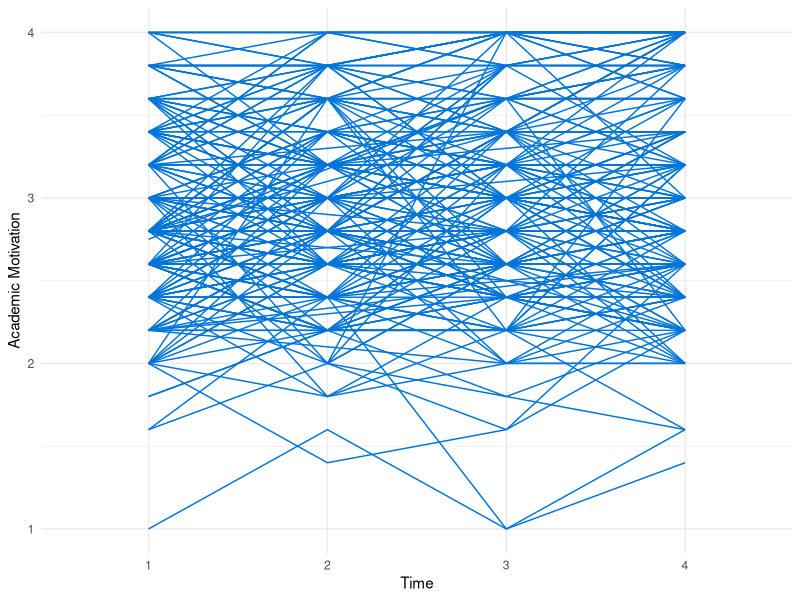
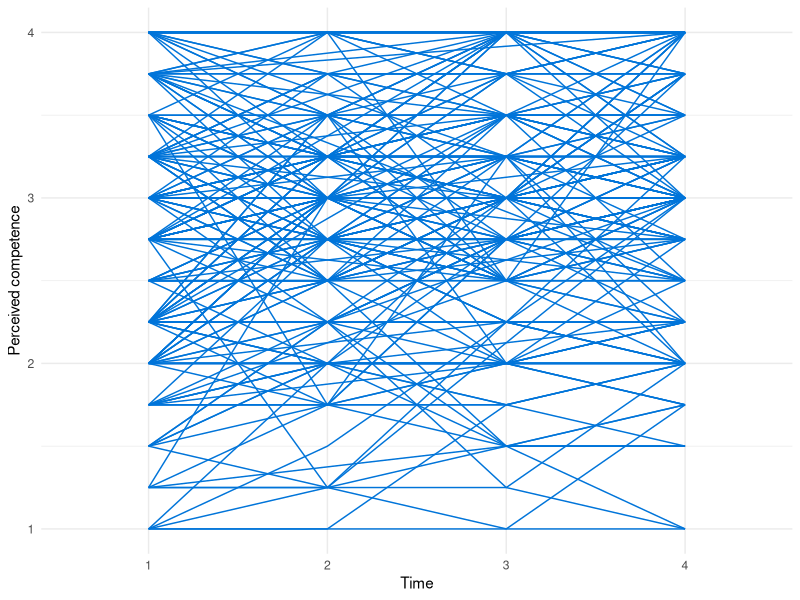

Source code (R) for these figures, in order: (Note: this script raises an error after producing the figures.)
## ---- chunk 1
library(lavaan)
library(ggplot2)
## ---- chunk 2
mhs <- read.csv("mhs.csv", na.strings = ".")
## ---- chunk 3
mot_data <- mhs |> 
  dplyr::select(id, mot1:mot4) |> 
  tidyr::pivot_longer(cols = c(mot1:mot4), 
                      names_to = "timepoint", 
                      names_prefix = "mot",
                      names_transform = as.factor,
                      values_to = "motivation") |> 
  dplyr::filter(!is.na(motivation))

ggplot(mot_data, aes(x = timepoint, y = motivation, group = id)) +
  #geom_point()+
  geom_line(color = "#0074D9")+
  theme_minimal()+
  labs(x = "Time", y = "Academic Motivation")
## ---- chunk 4
pc_data <- mhs |> 
  dplyr::select(id, pc1:pc4) |> 
  tidyr::pivot_longer(cols = c(pc1:pc4), 
                      names_to = "timepoint", 
                      names_prefix = "pc",
                      names_transform = as.factor,
                      values_to = "competence") |> 
  dplyr::filter(!is.na(competence))

ggplot(pc_data, aes(x = timepoint, y = competence, group = id)) +
  #geom_point()+
  geom_line(color = "#0074D9")+
  theme_minimal()+
  labs(x = "Time", y = "Perceived competence")
## ---- chunk 5
mod_mot <- "i =~ 1*mot1 + 1*mot2 + 1*mot3 + 1*mot4
           s =~ 0*mot1 + 1*mot2 + 2*mot3 + 3*mot4"

fit_mot <- growth(mod_mot, missing="fiml", data=mhs)
summary(fit_mot, standardized=TRUE)
## ---- chunk 6
mod_pc <- "i =~ 1*pc1 + 1*pc2 + 1*pc3 + 1*pc4
           s =~ 0*pc1 + 1*pc2 + 2*pc3 + 3*pc4"

fit_pc <- growth(mod_pc, missing="fiml",data=mhs)
summary(fit_pc , standardized=TRUE)
## ---- chunk 7
fit_pc_inv <- growth(mod_pc, group = "female", data=mhs)
summary(fit_pc_inv)
## ---- chunk 8
pc_data_sex <- mhs |> 
  dplyr::select(id, female, pc1:pc4) |> 
  tidyr::pivot_longer(cols = c(pc1:pc4), 
                      names_to = "timepoint", 
                      names_prefix = "pc",
                      names_transform = as.factor,
                      values_to = "competence") |> 
  dplyr::mutate(female = factor(female)) |> 
  dplyr::filter(!is.na(competence), !is.na(female))

ggplot(pc_data_sex, aes(x = timepoint, y = competence, group = id, color=female)) +
  #geom_point()+
  geom_line()+
  theme_minimal()+
  labs(x = "Time", y = "Perceived competence")
## ---- chunk 9
mod_complete <- 
" mot_i =~ 1*mot1 + 1*mot2 + 1*mot3 + 1*mot4
  mot_s =~ 0*mot1 + 1*mot2 + 2*mot3 + 3*mot4
  
  pc_i =~ 1*pc1 + 1*pc2 + 1*pc3 + 1*pc4
  pc_s =~ 0*pc1 + 1*pc2 + 2*pc3 + 3*pc4
"

fit_complete <- growth(mod_complete,missing="fiml", data=mhs)
summary(fit_complete, standardized=TRUE)
## ---- chunk 10
mod_pc_latent <- "

 PC_1 =~ pc1_1 + pc2_1 + pc3_1 + pc4_1
 PC_2 =~ pc1_2 + pc2_2 + pc3_2 + pc4_2
 PC_3 =~ pc1_3 + pc2_3 + pc3_3 + pc4_3
 PC_4 =~ pc1_4 + pc2_4 + pc3_4 + pc4_4
 
 PCi =~ 1*PC_1 + 1*PC_2 + 1*PC_3 + 1*PC_4
 PCs =~ 0*PC_1 + 1*PC_2 + 2*PC_3 + 3*PC_4

"
## ---- chunk 11

fit.configural = sem(mod_pc_latent,data=mhs, group="female", missing="fiml", group.equal=c(""))
fit.loadings   = sem(mod_pc_latent,data=mhs, group="female", missing="fiml", group.equal=c("loadings"))
fit.intercepts = sem(mod_pc_latent,data=mhs, group="female", missing="fiml", group.equal=c("loadings","intercepts"))
fit.varcov     = sem(mod_pc_latent,data=mhs, group="female", missing="fiml", group.equal=c("loadings","intercepts", "lv.variances","lv.covariances"))
fit.regress    = sem(mod_pc_latent,data=mhs, group="female", missing="fiml", group.equal=c("loadings","intercepts", "lv.variances","lv.covariances","regressions"))
fit.invariant  = sem(mod_pc_latent,data=mhs, group="female",
                     group.equal=c("loadings","intercepts", "lv.variances","lv.covariances","regressions","residuals"))

anova(fit.configural, fit.loadings, fit.intercepts, fit.varcov, fit.regress, fit.invariant) |> 
  knitr::kable(caption = "Multiple group invariance test.", digits=3)

## ---- chunk 12
fit_growth <- growth(mod_pc_latent,  missing="fiml", data=mhs)
summary(fit_growth, standardized=TRUE, fit.measures=TRUE)
## ---- chunk 13
mod_complete_latent <- "

 MOT_1 =~ mot1_1 + mot2_1 + mot3_1 + mot4_1
 MOT_2 =~ mot1_2 + mot2_2 + mot3_2 + mot4_2
 MOT_3 =~ mot1_3 + mot2_3 + mot3_3 + mot4_3
 MOT_4 =~ mot1_4 + mot2_4 + mot3_4 + mot4_4
 
 MOTi =~ 1*MOT_1 + 1*MOT_2 + 1*MOT_3 + 1*MOT_4
 MOTs =~ 0*MOT_1 + 1*MOT_2 + 2*MOT_3 + 3*MOT_4

 PC_1 =~ pc1_1 + pc2_1 + pc3_1 + pc4_1
 PC_2 =~ pc1_2 + pc2_2 + pc3_2 + pc4_2
 PC_3 =~ pc1_3 + pc2_3 + pc3_3 + pc4_3
 PC_4 =~ pc1_4 + pc2_4 + pc3_4 + pc4_4
 
 PCi =~ 1*PC_1 + 1*PC_2 + 1*PC_3 + 1*PC_4
 PCs =~ 0*PC_1 + 1*PC_2 + 2*PC_3 + 3*PC_4

"
## ---- chunk 14
fit_growth_complete <- growth(mod_complete_latent,  missing="fiml", data=mhs)
summary(fit_growth_complete, standardized=TRUE, fit.measures=TRUE)
